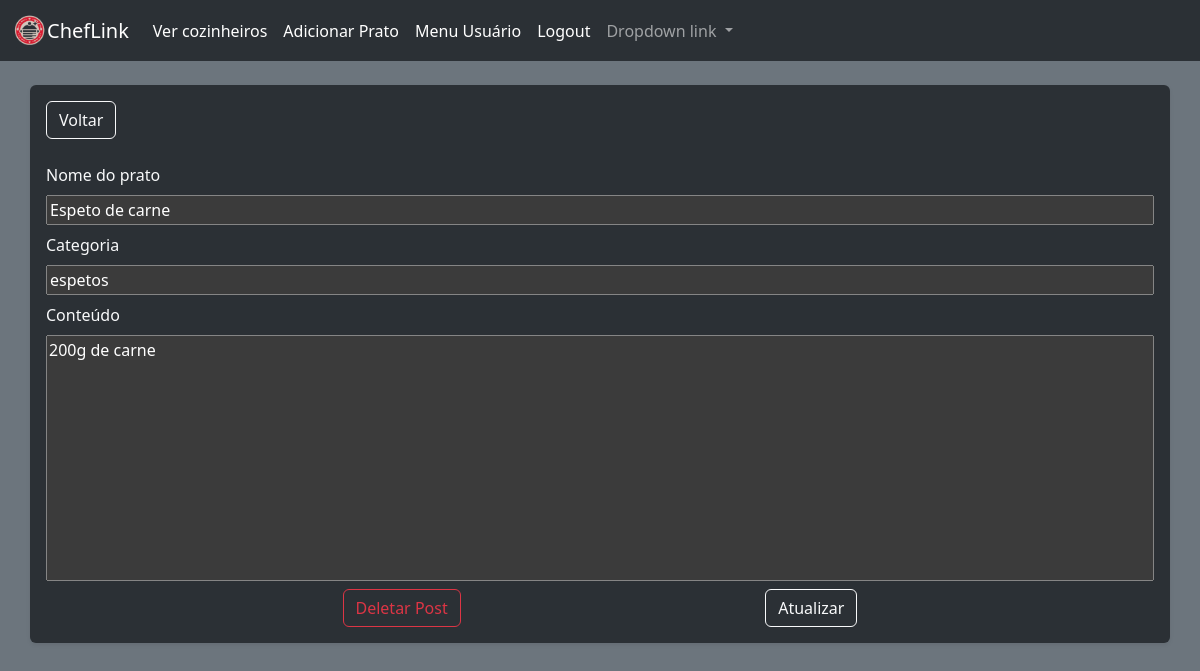
/post/edit/2 (signed in), run on the app's committed database.
### models.py (models this page shows)
class UserPostModel(db.Model):
    __tablename__ = "userpostmodel"
    id = mapped_column(Integer,autoincrement=True,primary_key=True)
    title = mapped_column(String(30),nullable=False)
    user_id = mapped_column(Integer, ForeignKey('usermodel.id'))
    slug = mapped_column(String(30),nullable=False)
    content = mapped_column(Text,nullable=False)
    date_posted = mapped_column(DateTime,default=datetime.utcnow())

### routes.py (the view)
@app.route('/post/edit/<int:id>',methods=['POST','GET'])
@login_required
def alter_post(id):
    form = UserPostForm()
    post = UserPostModel.query.get_or_404(id)
    if post.poster.id == current_user.id:
        if form.validate_on_submit():
            post.title = form.title.data
            post.slug = form.slug.data
            post.content = form.content.data
            form = UserPostForm(formdata=None)
            db.session.commit()
            flash('Post Alterado!')
            return redirect(url_for('index'))
        else:
            form.title.data = post.title
            form.slug.data = post.slug
            form.content.data = post.content
            return render_template('alter_post.html',form=form, post=post)
    else:
        flash('Você não pode alterar esse prato!')
        return redirect(url_for('index'))

### forms.py
class UserPostForm(FlaskForm):
    title = StringField(label="Nome do prato",validators=[DataRequired(),length(min=2,max=30)])
    slug =  StringField(label="Categoria",validators=[DataRequired(),length(min=2,max=30)])
    content = TextAreaField(label="Conteúdo", validators=[DataRequired(), length(min=1)])
    submit = SubmitField()

### routes.py (called while the page is built)
@login_manager.user_loader
def load_user(user_id):
    return UserModel.query.get_or_404(user_id)

### templates/alter_post.html (shortened to what this page needs)
{%extends "base.html"%}
{%block body%}
    <br>
<form action="{{url_for('alter_post',id=post.id)}}" method="post" class="container shadow-sm p-3 mb-5 bg-body-tertiary rounded" data-bs-theme="dark">
    <div class="d-grid gap-2 d-md-block d-md-flex justify-content-start">
        <a href="{{url_for('index')}}" class="btn btn-outline-light">Voltar</a>
    </div>
    <br>
    <fieldset class="d-flex flex-column gap-2">
        {{form.title.label(class="text-light")}}
        {{form.title()}}
        {{form.slug.label(class="text-light")}}
        {{form.slug()}}
        {{form.content.label(class="text-light")}}
        {{form.content(rows="10", style="resize: none;")}}
        <div class="d-grid gap-2 d-md-block d-md-flex justify-content-evenly">
            <a href="{{url_for('delete_post',id=post.id)}}" class="btn btn-outline-danger">Deletar Post</a>
            {{form.submit(value="Atualizar", class="btn btn-outline-light")}}
        </div>
    </fieldset>
</form>
{%endblock%}

### data on the page
UserPostModel: title "Espeto de carne", slug "espetos", content "200g de carne"
